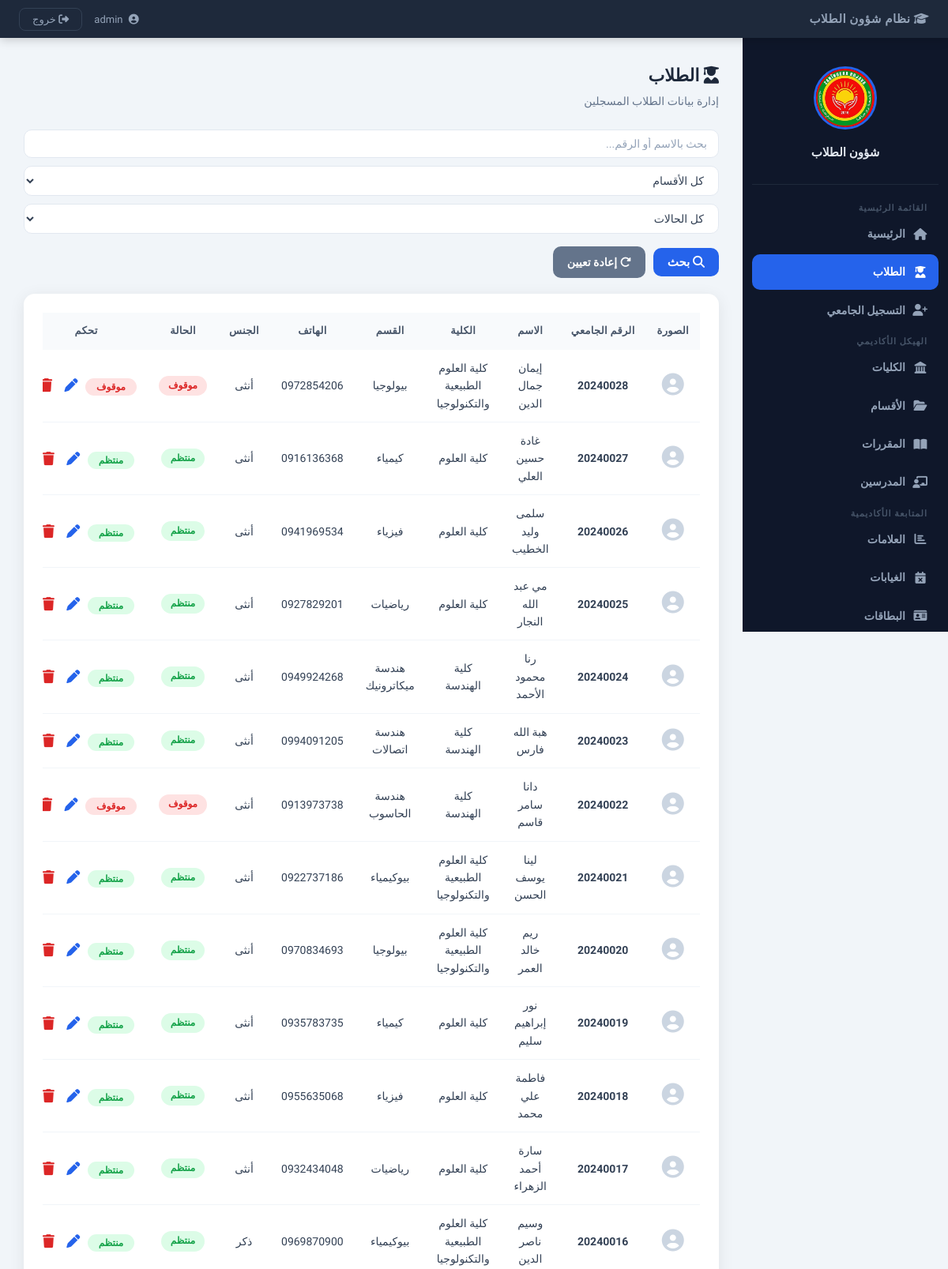
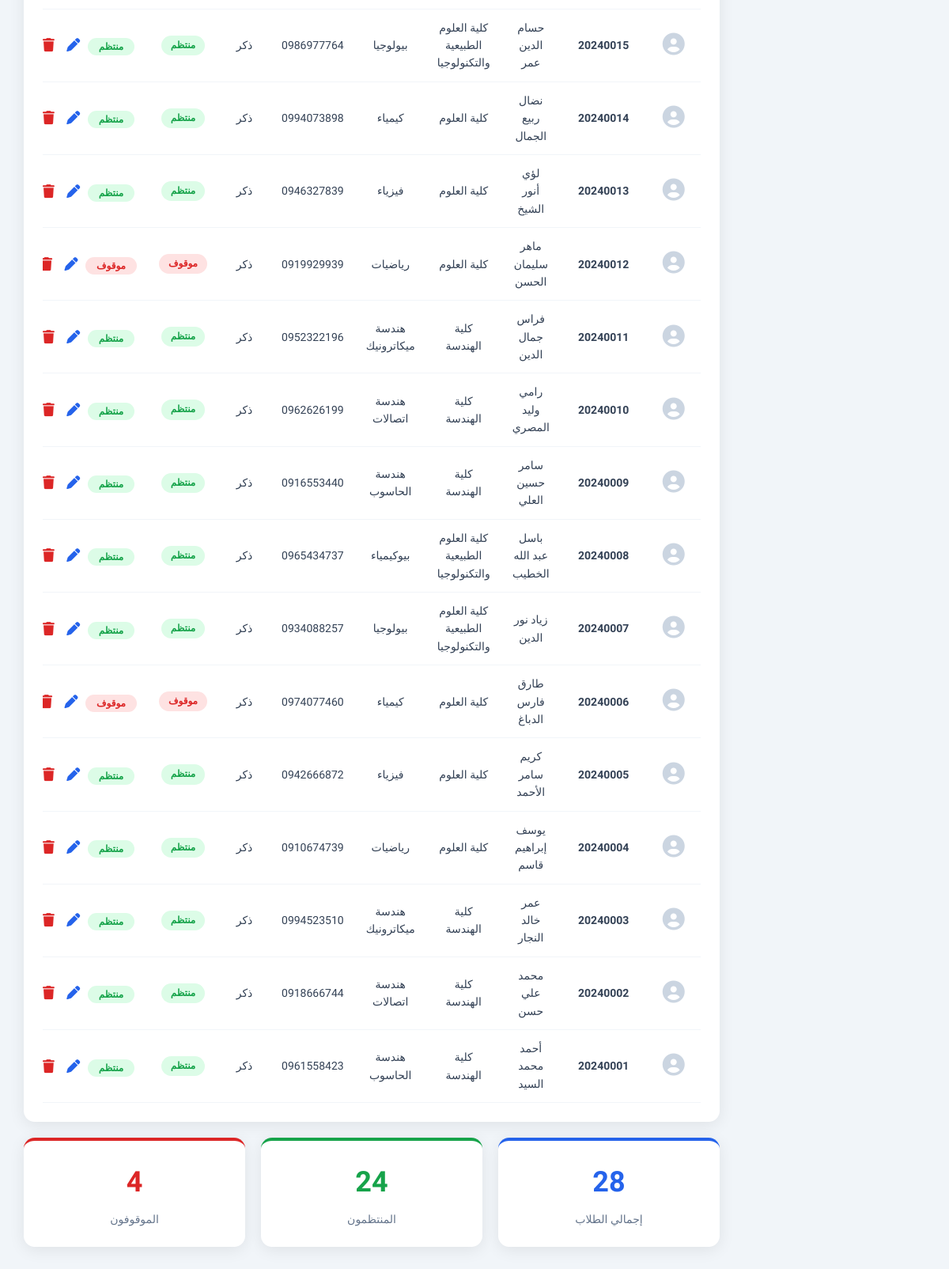
Screenshot of /?page=students (signed in) with the database file from the repository (2 pictures, top to bottom).
### tables this page shows
CREATE TABLE students (
    id            INTEGER PRIMARY KEY AUTOINCREMENT,
    university_id TEXT    NOT NULL UNIQUE,
    name          TEXT    NOT NULL,
    faculty       TEXT,
    department    TEXT,
    birth_place   TEXT,
    birth_date    TEXT,
    address       TEXT,
    phone         TEXT,
    mother_name   TEXT,
    father_name   TEXT,
    gender        TEXT    DEFAULT 'ذكر',
    status        TEXT    DEFAULT 'active',
    image         TEXT,
    created_at    TEXT    DEFAULT (datetime('now')),
    updated_at    TEXT    DEFAULT (datetime('now'))
);

### app/Core/Database.php (called while the page is built, shortened)
<?php
class Database
{
    private static ?PDO $instance = null;
    public static function getInstance(): PDO
    {
        if (self::$instance === null) {
            if (DB_DRIVER === 'sqlite') {
                $pdo = new PDO('sqlite:' . DB_PATH);
                $pdo->exec('PRAGMA foreign_keys = ON;');
            } elseif (DB_DRIVER === 'mysql') {
                $dsn = "mysql:host=" . DB_HOST . ";dbname=" . DB_NAME . ";charset=" . DB_CHARSET;
                $pdo = new PDO($dsn, DB_USER, DB_PASS);
            } else {
                throw new RuntimeException('DB_DRIVER غير مدعوم');
            }
            $pdo->setAttribute(PDO::ATTR_ERRMODE,            PDO::ERRMODE_EXCEPTION);
            $pdo->setAttribute(PDO::ATTR_DEFAULT_FETCH_MODE, PDO::FETCH_ASSOC);
            self::$instance = $pdo;
        }
        return self::$instance;
    }
}

### app/Core/BaseModel.php (called while the page is built, shortened)
<?php
abstract class BaseModel
{
    public function __construct()
    {
        $this->db = Database::getInstance();
    }
}

### app/Models/Student.php (called while the page is built, shortened)
<?php
class Student extends BaseModel
{
    public function filter(string $q = '', string $dept = '', string $status = 'all'): array
    {
        $where = ['1=1'];
        $p     = [];
        $s = $this->db->prepare(
            "SELECT * FROM students WHERE " . implode(' AND ', $where) . " ORDER BY id DESC"
        );
        $s->execute($p);
        return $s->fetchAll();
    }
    public function counts(): array
    {
        $row = $this->db->query(
            "SELECT COUNT(*) total,
                    SUM(status='active')   active,
                    SUM(status='inactive') inactive
             FROM students"
        )->fetch();
        return $row;
    }
}

### views/pages/students.php (the view, shortened to what this page needs)
<?php
$students = $data['students'] ?? [];
$counts   = $data['counts']   ?? ['total' => 0, 'active' => 0, 'inactive' => 0];
$q        = htmlspecialchars($_GET['q']          ?? '');
$status   = htmlspecialchars($_GET['status']     ?? 'all');
?>
<div class="page-header">
  <h1><i class="fa-solid fa-user-graduate"></i> الطلاب</h1>
  <p>إدارة بيانات الطلاب المسجلين</p>
</div>
<form method="GET" action="" class="filters-bar">
  <input type="text"  name="q"          value="<?= $q ?>"    placeholder="بحث بالاسم أو الرقم...">
  <select name="department">
    <option value="">كل الأقسام</option>
  </select>
  <select name="status">
    <option value="all"     <?= $status==='all'     ?'selected':'' ?>>كل الحالات</option>
  </select>
  <button type="submit" class="btn-submit" style="width:auto; padding:9px 18px;">
    <i class="fa-solid fa-magnifying-glass"></i> بحث
  </button>
  <a href="?page=students" class="btn-submit"
     style="width:auto; padding:9px 18px; background:#64748b; text-decoration:none; border-radius:10px; color:white; font-size:14px;">
    <i class="fa-solid fa-rotate-right"></i> إعادة تعيين
  </a>
</form>
<div class="card">
  <div class="table-wrapper">
    <table>
      <thead>
        <tr>
          <th>الصورة</th>
          <th>الرقم الجامعي</th>
          <th>الاسم</th>
          <th>الكلية</th>
          <th>القسم</th>
          <th>الهاتف</th>
          <th>الجنس</th>
          <th>الحالة</th>
          <th>تحكم</th>
        </tr>
      </thead>
      <tbody>
        <?php if (empty($students)): ?>
          <tr><td colspan="9" style="color:#94a3b8; padding:30px;">لا يوجد طلاب</td></tr>
        <?php else: ?>
          <?php foreach ($students as $s): ?>
          <tr>
            <td>
              <?php if ($s['image']): ?>
                <img src="<?= htmlspecialchars($s['image']) ?>"
                     style="width:38px;height:38px;border-radius:50%;object-fit:cover;">
              <?php else: ?>
                <span style="font-size:28px; color:#cbd5e1;">
                  <i class="fa-solid fa-circle-user"></i>
                </span>
              <?php endif; ?>
            </td>
            <td><strong><?= htmlspecialchars($s['university_id']) ?></strong></td>
            <td><?= htmlspecialchars($s['name']) ?></td>
            <td><?= htmlspecialchars($s['faculty'] ?? '—') ?></td>
            <td><?= htmlspecialchars($s['department'] ?? '—') ?></td>
            <td><?= htmlspecialchars($s['phone'] ?? '—') ?></td>
            <td><?= htmlspecialchars($s['gender'] ?? '—') ?></td>
            <td>
              <span class="status <?= $s['status'] ?>">
                <?= $s['status'] === 'active' ? 'منتظم' : 'موقوف' ?>
              </span>
            </td>
            <td style="white-space:nowrap;">
              <form method="POST" action="/std_1_student_manager/controllers/router.php"
                    style="display:inline">
                <button type="submit"
                        class="btn <?= $s['status']==='active' ? 'active-btn' : 'inactive-btn' ?>"
                        title="تغيير الحالة">
                  <?= $s['status']==='active' ? 'منتظم' : 'موقوف' ?>
                </button>
              </form>
              <button class="edit-btn"
                      onclick="openEditModal(<?= htmlspecialchars(json_encode($s)) ?>)"
                      title="تعديل">
                <i class="fa-solid fa-pen"></i>
              </button>
              <form method="POST" action="/std_1_student_manager/controllers/router.php"
                    style="display:inline"
                    onsubmit="return confirm('حذف هذا الطالب نهائياً؟')">
                <button type="submit" class="delete-btn" title="حذف">
                  <i class="fa-solid fa-trash"></i>
                </button>
              </form>
            </td>
          </tr>
          <?php endforeach; ?>
        <?php endif; ?>
      </tbody>
    </table>
  </div>
</div>
<div class="stats">
  <div class="stat">
    <h2><?= (int)$counts['total'] ?></h2>
    <p>إجمالي الطلاب</p>
  </div>
  <div class="stat" style="border-top-color:#16a34a;">
    <h2 style="color:#16a34a;"><?= (int)$counts['active'] ?></h2>
    <p>المنتظمون</p>
  </div>
  <div class="stat" style="border-top-color:#dc2626;">
    <h2 style="color:#dc2626;"><?= (int)$counts['inactive'] ?></h2>
    <p>الموقوفون</p>
  </div>
</div>

### views/layout/header.php (shortened to what this page needs)
<!DOCTYPE html>
<html lang="ar" dir="rtl">
<head>
  <link rel="stylesheet" href="https://cdnjs.cloudflare.com/ajax/libs/font-awesome/6.5.1/css/all.min.css">
  <link rel="stylesheet" href="<?= ASSETS_URL ?>/css/main.css">
  <link rel="stylesheet" href="<?= ASSETS_URL ?>/css/sidebar.css">
  <link rel="stylesheet" href="<?= ASSETS_URL ?>/css/forms.css">
  <link rel="stylesheet" href="<?= ASSETS_URL ?>/css/tables.css">
  <link rel="stylesheet" href="<?= ASSETS_URL ?>/css/cards.css">
</head>
<body>
<div class="header-bar">
  <div class="header-left">
    <span class="system-name">
      <i class="fa-solid fa-graduation-cap"></i>
      نظام شؤون الطلاب
    </span>
  </div>
  <div class="header-right">
    <span class="header-user">
      <i class="fa-solid fa-circle-user"></i>
    </span>
    <form method="POST" action="/std_1_student_manager/controllers/router.php" style="display:inline">
      <button type="submit" class="logout-btn">
        <i class="fa-solid fa-right-from-bracket"></i> خروج
      </button>
    </form>
  </div>
</div>

### index.php (shortened to what this page needs)
<?php
$page = $_GET['page'] ?? 'dashboard';
$data = match($page) {
    'students'    => ['students'    => (new Student())->filter(
                          $_GET['q']          ?? '',
                          $_GET['department'] ?? '',
                          $_GET['status']     ?? 'all'
                      ),
                      'counts'      => (new Student())->counts()],
    'staff'       => ['staff'       => (new Staff())->all()],
    'faculties'   => ['faculties'   => (new Faculty())->all()],
    'departments' => ['departments' => (new Department())->allWithFaculty(),
                      'faculties'   => (new Faculty())->all()],
    'courses'     => ['courses'     => (new Course())->grouped(),
                      'departments' => (new Department())->all()],
    'register'    => ['faculties'   => (new Faculty())->all(),
                      'departments' => (new Department())->all()],
    'grades'      => ['grades'      => (new Grade())->allGrouped(
                          $_GET['q']          ?? '',
                          $_GET['department'] ?? 'all'
                      ),
                      'departments' => (new Department())->all()],
    'absences'    => ['absences'    => (new Absence())->allWithStudent(
                          $_GET['q']        ?? '',
                          $_GET['year']     ?? '',
                          $_GET['semester'] ?? ''
                      )],
    'cards'       => [],
    default       => [],
};
require_once __DIR__ . '/views/layout/header.php';
?>
<div class="dashboard">
  <?php require_once __DIR__ . '/views/layout/sidebar.php'; ?>
  <div class="content">
    <?php
    $view = __DIR__ . "/views/pages/{$page}.php";
    if (file_exists($view)) {
        require_once $view;
    } else {
        require_once __DIR__ . '/views/pages/dashboard.php';
    }
    ?>
  </div>
</div>
<?php require_once __DIR__ . '/views/layout/footer.php'; ?>

### views/layout/sidebar.php (shortened to what this page needs)
<?php $p = $_GET['page'] ?? 'dashboard'; ?>
<div class="sidebar" id="sidebar">
  <div class="logo">
    <img src="<?= ASSETS_URL ?>/images/logo.jfif" alt="شعار الجامعة">
    <h3>شؤون الطلاب</h3>
  </div>
  <span class="nav-label">القائمة الرئيسية</span>
  <a href="?page=dashboard"  class="<?= $p==='dashboard' ?'active':'' ?>">
    <i class="fa-solid fa-house"></i> الرئيسية
  </a>
  <a href="?page=students"   class="<?= $p==='students'  ?'active':'' ?>">
    <i class="fa-solid fa-user-graduate"></i> الطلاب
  </a>
  <a href="?page=register"   class="<?= $p==='register'  ?'active':'' ?>">
    <i class="fa-solid fa-user-plus"></i> التسجيل الجامعي
  </a>
  <span class="nav-label">الهيكل الأكاديمي</span>
  <a href="?page=faculties"   class="<?= $p==='faculties'   ?'active':'' ?>">
    <i class="fa-solid fa-landmark"></i> الكليات
  </a>
  <a href="?page=departments" class="<?= $p==='departments' ?'active':'' ?>">
    <i class="fa-solid fa-folder-open"></i> الأقسام
  </a>
  <a href="?page=courses"     class="<?= $p==='courses'     ?'active':'' ?>">
    <i class="fa-solid fa-book-open"></i> المقررات
  </a>
  <a href="?page=staff"       class="<?= $p==='staff'       ?'active':'' ?>">
    <i class="fa-solid fa-chalkboard-user"></i> المدرسين
  </a>
  <span class="nav-label">المتابعة الأكاديمية</span>
  <a href="?page=grades"   class="<?= $p==='grades'   ?'active':'' ?>">
    <i class="fa-solid fa-chart-bar"></i> العلامات
  </a>
  <a href="?page=absences" class="<?= $p==='absences' ?'active':'' ?>">
    <i class="fa-solid fa-calendar-xmark"></i> الغيابات
  </a>
  <a href="?page=cards"    class="<?= $p==='cards'    ?'active':'' ?>">
    <i class="fa-solid fa-id-card"></i> البطاقات
  </a>
</div>

### views/layout/footer.php (shortened to what this page needs)
</body>
</html>

### assets/css/main.css (style rules this page uses)
:root { --primary: #2563eb; --primary-dk: #1d4ed8; --dark: #0f172a; --sidebar-w: 260px; --header-h: 48px; --radius: 14px; --shadow: 0 4px 20px rgba(0,0,0,.08); --font: 'Cairo', 'Segoe UI', Tahoma, sans-serif; }
*, *::before, *::after { box-sizing: border-box; margin: 0; padding: 0; }
body { font-family: var(--font); background: #f1f5f9; color: var(--dark); font-size: 15px; line-height: 1.6; }
.dashboard { display: flex; min-height: 100vh; margin-top: var(--header-h); }
.content { margin-right: var(--sidebar-w); padding: 30px; width: 100%; min-width: 0; }
.header-bar { position: fixed; top: 0; left: 0; right: 0; height: var(--header-h); background: #1e293b; color: white; display: flex; align-items: center; justify-content: space-between; padding: 0 24px; box-shadow: 0 2px 12px rgba(0,0,0,.2); z-index: 1000; }
.system-name { font-size: 15px; font-weight: 700; letter-spacing: .5px; color: #94a3b8; }
.logout-btn { background: transparent; color: #94a3b8; border: 1px solid #334155; padding: 6px 16px; font-size: 13px; font-family: var(--font); border-radius: 8px; cursor: pointer; transition: .2s; width: auto; }
.header-user { color: #94a3b8; font-size: 13px; margin-left: 12px; }
.header-user i { margin-left: 4px; }
.card { background: white; padding: 24px; border-radius: var(--radius); box-shadow: var(--shadow); margin-top: 20px; }
.stats { display: grid; grid-template-columns: repeat(auto-fit, minmax(180px, 1fr)); gap: 20px; margin-top: 20px; }
.stat { background: white; padding: 24px 20px; border-radius: var(--radius); box-shadow: var(--shadow); text-align: center; border-top: 4px solid var(--primary); }
.stat h2 { font-size: 36px; font-weight: 700; color: var(--primary); }
.stat p { color: #64748b; margin-top: 6px; font-size: 14px; }
.table-wrapper { overflow-x: auto; }
table { width: 100%; border-collapse: collapse; font-size: 14px; }
thead tr { background: #f8fafc; }
th { padding: 13px 14px; text-align: center; color: #475569; font-weight: 700; font-size: 13px; text-transform: uppercase; letter-spacing: .3px; white-space: nowrap; }
td { padding: 12px 14px; text-align: center; border-bottom: 1px solid #f1f5f9; color: #334155; }
.status { display: inline-block; padding: 3px 12px; border-radius: 20px; font-size: 12px; font-weight: 700; }
.status.active { background: #dcfce7; color: #16a34a; }
.status.inactive { background: #fee2e2; color: #dc2626; }
button { font-family: var(--font); cursor: pointer; }
.btn { display: inline-block; padding: 4px 14px; border: none; border-radius: 20px; cursor: pointer; font-size: 12px; font-weight: 700; width: auto; }
.btn.active-btn { background: #dcfce7; color: #16a34a; }
.btn.inactive-btn { background: #fee2e2; color: #dc2626; }
.edit-btn { background: none; border: none; font-size: 17px; cursor: pointer; padding: 5px 6px; border-radius: 6px; color: #2563eb; transition: background .15s; width: auto; }
.delete-btn { background: none; border: none; font-size: 17px; cursor: pointer; padding: 5px 6px; border-radius: 6px; color: #dc2626; transition: background .15s; width: auto; }
.page-header { margin-bottom: 24px; }
.page-header h1 { font-size: 22px; font-weight: 700; color: #1e293b; }
.page-header p { color: #64748b; font-size: 14px; margin-top: 4px; }
.filters-bar { display: flex; flex-wrap: wrap; gap: 10px; margin-bottom: 16px; align-items: center; }
.filters-bar input, .filters-bar select { padding: 9px 14px; border: 1px solid #e2e8f0; border-radius: 10px; font-family: var(--font); font-size: 14px; background: white; color: #334155; outline: none; transition: border-color .2s; margin-bottom: 0; }

### assets/css/forms.css (style rules this page uses)
input, select, textarea { width: 100%; padding: 10px 14px; border: 1px solid #e2e8f0; border-radius: 10px; font-family: var(--font); font-size: 14px; color: #1e293b; background: #f8fafc; outline: none; transition: border-color .2s, box-shadow .2s; margin-bottom: 0; }
input::placeholder { color: #94a3b8; }
.btn-submit { width: 100%; padding: 12px; background: var(--primary); color: white; border: none; border-radius: 10px; font-size: 15px; font-weight: 700; font-family: var(--font); cursor: pointer; transition: .2s; margin-top: 6px; }

### rows the page displays
students: university "20240028", name "إيمان جمال الدين", faculty "كلية العلوم الطبيعية والتكنولوجيا", department "بيولوجيا", phone "0972854206", gender "أنثى", status "موقوف"
students: university "20240027", name "غادة حسين العلي", faculty "كلية العلوم", department "كيمياء", phone "0916136368", gender "أنثى", status "منتظم"
students: university "20240026", name "سلمى وليد الخطيب", faculty "كلية العلوم", department "فيزياء", phone "0941969534", gender "أنثى", status "منتظم"
students: university "20240025", name "مي عبد الله النجار", faculty "كلية العلوم", department "رياضيات", phone "0927829201", gender "أنثى", status "منتظم"
students: university "20240024", name "رنا محمود الأحمد", faculty "كلية الهندسة", department "هندسة ميكاترونيك", phone "0949924268", gender "أنثى", status "منتظم"
students: university "20240023", name "هبة الله فارس", faculty "كلية الهندسة", department "هندسة اتصالات", phone "0994091205", gender "أنثى", status "منتظم"
students: university "20240022", name "دانا سامر قاسم", faculty "كلية الهندسة", department "هندسة الحاسوب", phone "0913973738", gender "أنثى", status "موقوف"
students: university "20240021", name "لينا يوسف الحسن", faculty "كلية العلوم الطبيعية والتكنولوجيا", department "بيوكيمياء", phone "0922737186", gender "أنثى", status "منتظم"
students: university "20240020", name "ريم خالد العمر", faculty "كلية العلوم الطبيعية والتكنولوجيا", department "بيولوجيا", phone "0970834693", gender "أنثى", status "منتظم"
students: university "20240019", name "نور إبراهيم سليم", faculty "كلية العلوم", department "كيمياء", phone "0935783735", gender "أنثى", status "منتظم"
students: university "20240018", name "فاطمة علي محمد", faculty "كلية العلوم", department "فيزياء", phone "0955635068", gender "أنثى", status "منتظم"
students: university "20240017", name "سارة أحمد الزهراء", faculty "كلية العلوم", department "رياضيات", phone "0932434048", gender "أنثى", status "منتظم"
students: university "20240016", name "وسيم ناصر الدين", faculty "كلية العلوم الطبيعية والتكنولوجيا", department "بيوكيمياء", phone "0969870900", gender "ذكر", status "منتظم"
students: university "20240015", name "حسام الدين عمر", faculty "كلية العلوم الطبيعية والتكنولوجيا", department "بيولوجيا", phone "0986977764", gender "ذكر", status "منتظم"
students: university "20240014", name "نضال ربيع الجمال", faculty "كلية العلوم", department "كيمياء", phone "0994073898", gender "ذكر", status "منتظم"
students: university "20240013", name "لؤي أنور الشيخ", faculty "كلية العلوم", department "فيزياء", phone "0946327839", gender "ذكر", status "منتظم"
students: university "20240012", name "ماهر سليمان الحسن", faculty "كلية العلوم", department "رياضيات", phone "0919929939", gender "ذكر", status "موقوف"
students: university "20240011", name "فراس جمال الدين", faculty "كلية الهندسة", department "هندسة ميكاترونيك", phone "0952322196", gender "ذكر", status "منتظم"
students: university "20240010", name "رامي وليد المصري", faculty "كلية الهندسة", department "هندسة اتصالات", phone "0962626199", gender "ذكر", status "منتظم"
students: university "20240009", name "سامر حسين العلي", faculty "كلية الهندسة", department "هندسة الحاسوب", phone "0916553440", gender "ذكر", status "منتظم"
students: university "20240008", name "باسل عبد الله الخطيب", faculty "كلية العلوم الطبيعية والتكنولوجيا", department "بيوكيمياء", phone "0965434737", gender "ذكر", status "منتظم"
students: university "20240007", name "زياد نور الدين", faculty "كلية العلوم الطبيعية والتكنولوجيا", department "بيولوجيا", phone "0934088257", gender "ذكر", status "منتظم"
students: university "20240006", name "طارق فارس الدباغ", faculty "كلية العلوم", department "كيمياء", phone "0974077460", gender "ذكر", status "موقوف"
students: university "20240005", name "كريم سامر الأحمد", faculty "كلية العلوم", department "فيزياء", phone "0942666872", gender "ذكر", status "منتظم"
students: university "20240004", name "يوسف إبراهيم قاسم", faculty "كلية العلوم", department "رياضيات", phone "0910674739", gender "ذكر", status "منتظم"
students: university "20240003", name "عمر خالد النجار", faculty "كلية الهندسة", department "هندسة ميكاترونيك", phone "0994523510", gender "ذكر", status "منتظم"
students: university "20240002", name "محمد علي حسن", faculty "كلية الهندسة", department "هندسة اتصالات", phone "0918666744", gender "ذكر", status "منتظم"
students: university "20240001", name "أحمد محمد السيد", faculty "كلية الهندسة", department "هندسة الحاسوب", phone "0961558423", gender "ذكر", status "منتظم"

### other values shown
$counts['total'] "28"
$counts['active'] "24"
$counts['inactive'] "4"
